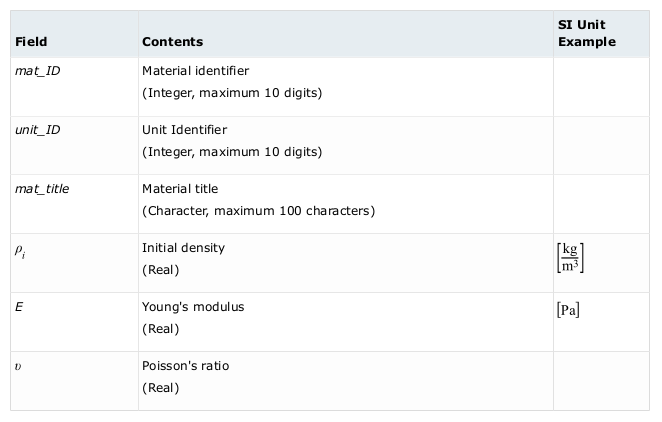
%> input picture OpenRadioss/figure/MAT1dingyi.png, 662 x 422 px, given in place of 001.png, which was not available
$ octave img2gif.m   (GNU Octave 9; MATLAB toolbox functions it lacks are replaced by stand-ins)
%> lines starting %> are read from the running program, lines starting %| are printed output that depends on the picture; pictures that were not available may be replaced by others from this repository, and a replacement may not be noted
%% Write Animated GIF
% Draw a series of plots, capture them as images, and write them into one animated
% GIF file.

% Save the nine images into a GIF file. Because three-dimensional data is not
% supported for GIF files, call |rgb2ind| to convert the RGB data in the image
% to an indexed image |A| with a colormap |map|. To append multiple images to
% the first image, call |imwrite| with the name-value argument |WriteMode| set
% to |"append"|.
nImages = 17;

filename = fullfile("figure", "crashing.gif"); % Specify the output file name
for idx = 1:nImages
    img_path = fullfile("figure", "crashing", sprintf("%03d.png", idx)) ;
    cur_img = imread(img_path);
%> cur_img is the input picture: size 422x662x3 uint8; mean R, G, B 246.9, 247.6, 248
    [A, map] = rgb2ind(cur_img, 256);
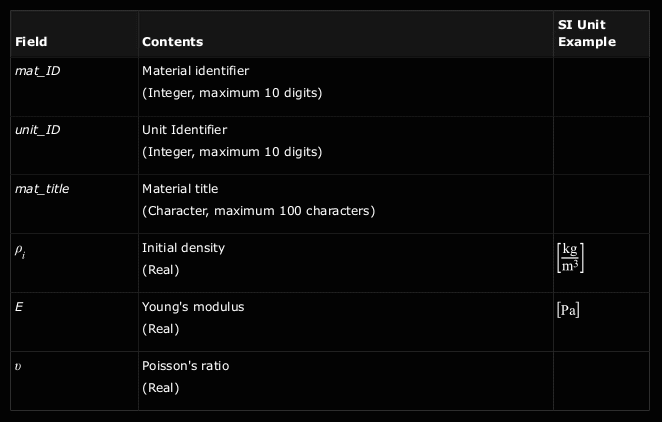
%> A: size 422x662 uint8; min 3, max 255, mean 9.9
%> map = 256 rows, first 12: [1 1 1; 0.996 0.996 0.996; 0.992 0.992 0.992; 0.988 0.988 0.988; 0.984 0.984 0.984; 0.98 0.98 0.98; 0.976 0.976 0.976; 0.973 0.973 0.973; 0.969 0.969 0.969; 0.965 0.965 0.965; 0.961 0.961 0.961; 0.957 0.957 0.957]
    if idx == 1
        imwrite(A,map,filename,"gif","LoopCount",Inf,"DelayTime",1);
    else
        imwrite(A,map,filename,"gif","WriteMode","append", "DelayTime", 0.1);
    end
end
%> pass 2 of the loop `for idx = 1:nImages`:
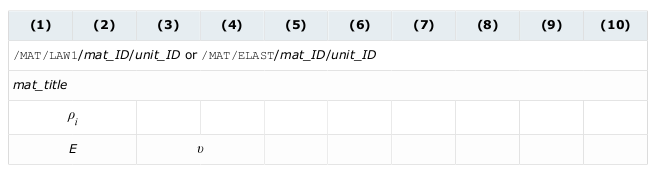
%> input picture OpenRadioss/figure/MAT1geshi.png, 658 x 171 px, given in place of 002.png, which was not available
%> cur_img is the input picture: size 171x658x3 uint8; mean R, G, B 245.4, 246.5, 247.1
%> `[A, map] = rgb2ind(cur_img, 256);`:
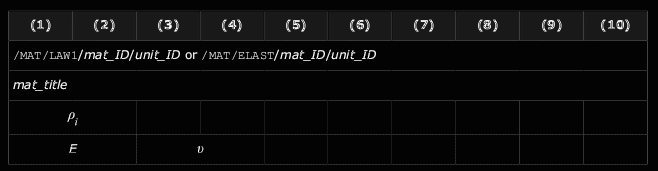
%> A: size 171x658 uint8; min 3, max 254, mean 12.2
%> map = 255 rows, first 12: [1 1 1; 0.996 0.996 0.996; 0.992 0.992 0.992; 0.988 0.988 0.988; 0.984 0.984 0.984; 0.98 0.98 0.98; 0.976 0.976 0.976; 0.973 0.973 0.973; 0.969 0.969 0.969; 0.965 0.965 0.965; 0.961 0.961 0.961; 0.957 0.957 0.957]
%> (the run ends here)
